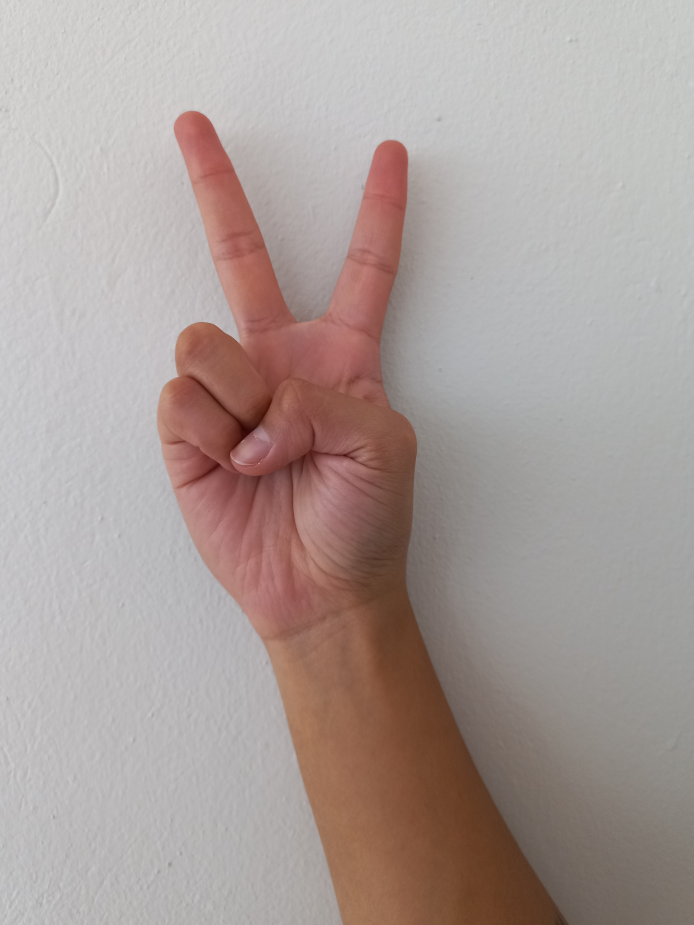
#> input picture Images/V_2.jpg, 3468 x 4624 px, found by its file name (shown at 1/5 size)
$ python code_1_Hu.py
#> lines starting #> are read from the running program, lines starting #| are printed output that depends on the picture; after the words box and inside, x2 and y2 are one past the last pixel; in counts of white or black regions, pixels touching at a corner belong together
# Librerias
import cv2 as cv
import numpy as np
from skimage import io
from skimage import filters

from math import copysign, log10

# Pre-procesamiento de imagen
def algoritmo_region_bordes(imagen):
    # Eliminación de ruido - Preprocesamiento (2)
    im_ruido = cv.pyrMeanShiftFiltering(imagen,sp=30,sr=50)
    tamanio_imagen('Imagen sin ruido')
    cv.imshow('Imagen sin ruido', im_ruido)

    # Escala de grises - Preprocesamiento (3)
    im_gris = cv.cvtColor(im_ruido, cv.COLOR_BGR2GRAY)

    # Binarización | Binarización de Otsu - Segmentación (4)
    ret, im_binaria = cv.threshold(im_gris, 0, 255, cv.THRESH_BINARY | cv.THRESH_OTSU)

    # Detección de bordes - Segmentación (5)
    img_filtro1 = filters.sobel(im_binaria)

    # Operaciones morfologicas - Segmentación (6)
    kernel = cv.getStructuringElement(cv.MORPH_RECT, (3, 3))
    apertura = cv.morphologyEx(im_binaria, cv.MORPH_OPEN, kernel=kernel, iterations=2)
    dilatacion = cv.dilate(apertura, kernel, iterations=3)

   # Umbralización - Segmentación (7)
    th, im_umbral = cv.threshold(apertura, 80, 150, cv.THRESH_BINARY_INV)

    # Copia de la imagen umbralizada - Segmentación (8)
    im_umbral_copia = im_umbral.copy()

    # Mascara para rellenar con 2 pixeles mayores a la imagen - Segmentación (9)  [Relleno]
    a, l = im_umbral.shape[:2]
    mascara = np.zeros((a+2, l+2), np.uint8)

    # Rellenando desde el punto (0, 0) al 255
    cv.floodFill(im_umbral_copia, mascara, (0,0), 255);

    # Invertido del relleno de la imagen - Segmentación (10) [Relleno invertido]
    im_seg_inv = cv.bitwise_not(im_umbral_copia)

    # Combinación de imagenes para obtener imagen rellenada - Segmentación (11)
    im_combinada = im_umbral | im_seg_inv
    # Binarización de otsu - Segmentación (12)
    ret, im_binaria2 = cv.threshold(im_combinada, 0, 255, cv.THRESH_BINARY | cv.THRESH_OTSU)
    tamanio_imagen('Imagen binaria rellena')
    cv.imshow('Imagen binaria rellena', im_binaria2) #--- se usará para momentos ---
    momentos(im_binaria2)

    # Etiquetado - Técnicas y funciones de python (13)
    distancia = cv.distanceTransform(im_binaria2, cv.DIST_L2, 3)
    distancia_salida = cv.normalize(distancia, 0, 1.0, cv.NORM_MINMAX)
    ret, superficie = cv.threshold(distancia_salida, distancia_salida.max() * 0.3, 255, cv.THRESH_BINARY)

    # Marcadores de superficie a 8 bits - Técnicas y funciones de python (14)
    superficie_8 = np.uint8(superficie)
    superficie_desconocida = cv.subtract(dilatacion, superficie_8)      #dilatacion
    # Etiquetado
    ret, etiquetado = cv.connectedComponents(superficie_8)
    print("Total de regiones:",ret)

    # Agregamos 1
    etiquetado = etiquetado + 1
    # Región desconocida como 0
    etiquetado[superficie_desconocida == 255] = 0

    etiquetado = cv.watershed(imagen, markers=etiquetado)
    imagen[etiquetado == -1] = [0, 0, 255]
    #Fin etiquetado

    #Proceso de realzado de contorno - Técnicas y funciones de python (15)
    contorno,ret = cv.findContours(im_binaria2, cv.RETR_TREE, cv.CHAIN_APPROX_SIMPLE)
    #Dibuja el contorno color lila
    cv.drawContours (imagen, contorno, -1,(128, 0, 128),3)

#Momentos de Hu (2.1)
def momentos(imagen):
    mostrarMomentos = True
    moments = cv.moments(imagen)
    huMoments = cv.HuMoments(moments)

    for i in range(0,7):
        if mostrarMomentos:
            print("{:.3f}".format(-1*copysign(1.0,\
                    huMoments[i])*log10(abs(huMoments[i]))),\
                    end='\n')
        else:
            print("{:.5f}".format(huMoments[i]),end=' ')


# Tamaño de imagen
def tamanio_imagen(nombre_imagen):
    cv.namedWindow(nombre_imagen, cv.WINDOW_NORMAL)
    cv.resizeWindow(nombre_imagen, 500, 550)

# Adquisición de imagen (1)
imagen = cv.imread('Images/KBImages/V_2.jpg')
#> imagen is the input picture: shape (4624, 3468, 3); mean B, G, R 154.3, 158.1, 170.8
tamanio_imagen('Imagen original')
cv.imshow('Imagen original', imagen)
# Procesamiento de imagen
algoritmo_region_bordes(imagen)
#> in algoritmo_region_bordes, `ret, im_binaria = cv.threshold(im_gris, 0, 255, cv.THRESH_BINARY | cv...`:
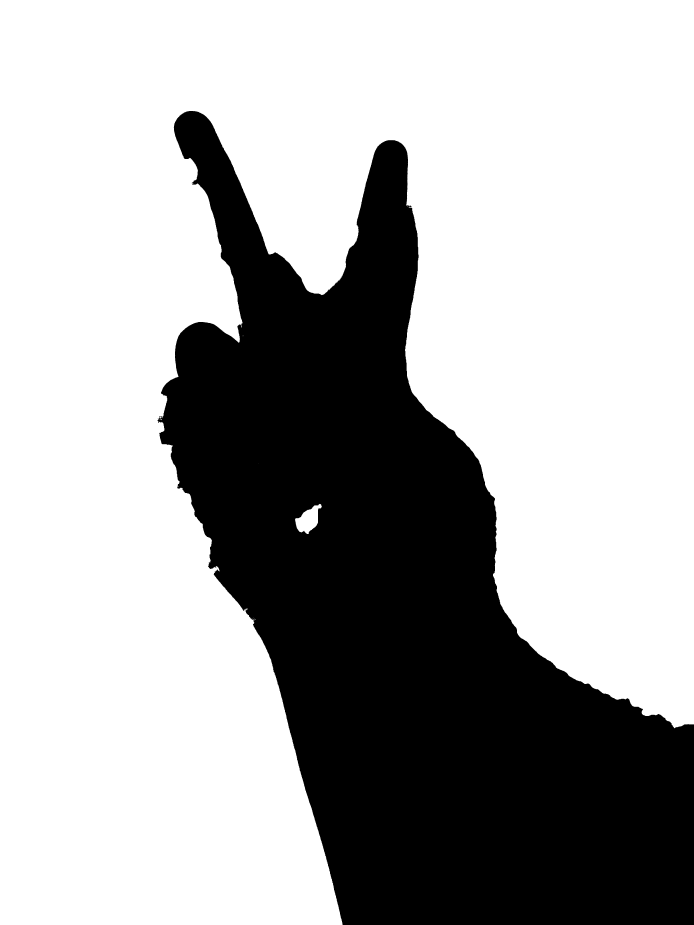
#> im_binaria: shape (4624, 3468) (shown at 1/5 size); 67.4% white; 26 black regions (25 under 20 px), largest, box (x1, y1, x2, y2) and area: (788, 555, 3468, 4624) 5233224
#> in algoritmo_region_bordes, `ret, im_binaria = cv.threshold(im_gris, 0, 255, cv.THRESH_BINARY | cv...`: ret = 148
#> in algoritmo_region_bordes, `apertura = cv.morphologyEx(im_binaria, cv.MORPH_OPEN, kernel=kernel, i..`: apertura: shape (4624, 3468); 67.4% white; 1 black region, box (x1, y1, x2, y2) and area: (788, 555, 3468, 4624) 5234100
#> in algoritmo_region_bordes, `dilatacion = cv.dilate(apertura, kernel, iterations=3)`: dilatacion: shape (4624, 3468); 67.6% white; 1 black region, box (x1, y1, x2, y2) and area: (793, 558, 3468, 4624) 5190201
#> in algoritmo_region_bordes, `cv.floodFill(im_umbral_copia, mascara, (0,0), 255);`:
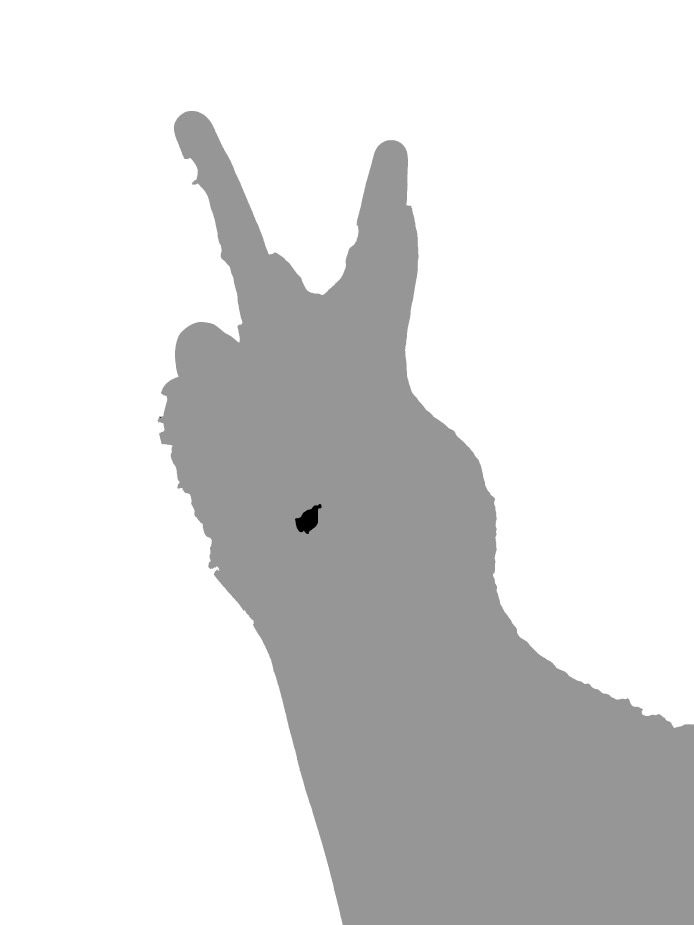
#> im_umbral_copia: shape (4624, 3468) (shown at 1/5 size); min 0, max 255, mean 220.6
#> in algoritmo_region_bordes, `im_seg_inv = cv.bitwise_not(im_umbral_copia)`:
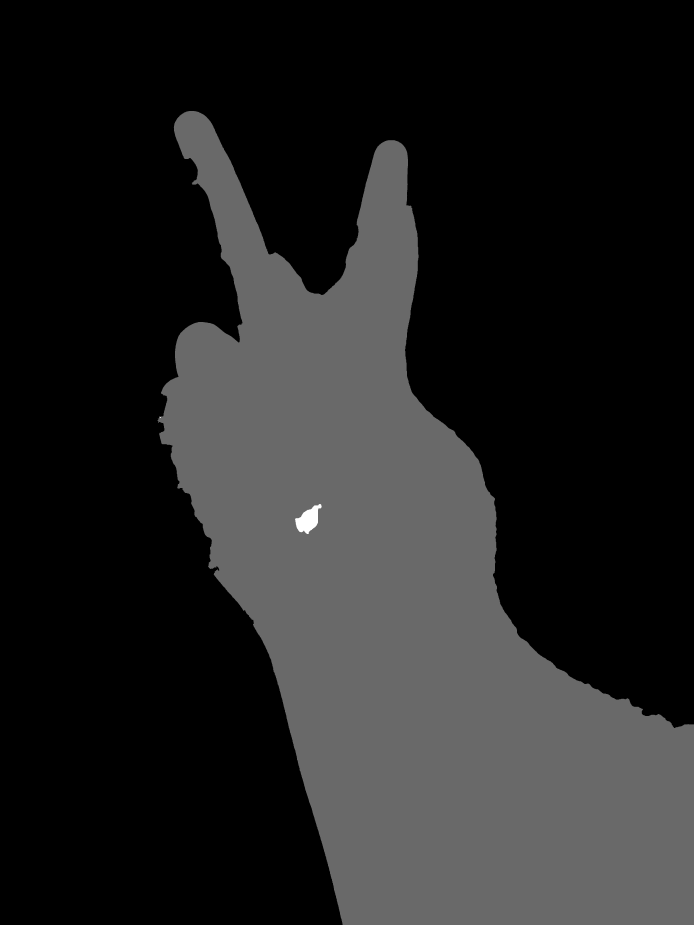
#> im_seg_inv: shape (4624, 3468) (shown at 1/5 size); min 0, max 255, mean 34.4
#> in algoritmo_region_bordes, `im_combinada = im_umbral | im_seg_inv`: im_combinada: shape (4624, 3468); 32.7% white; 1 white region, box (x1, y1, x2, y2) and area: (788, 555, 3468, 4624) 5244889
#> in algoritmo_region_bordes, `ret, im_binaria2 = cv.threshold(im_combinada, 0, 255, cv.THRESH_BINARY..`: ret = 0
#> in momentos, `moments = cv.moments(imagen)`: moments = moments, m00 1.34e+09, centre m10/m00, m01/m00 = (2024.9, 3034.2)
#> in momentos, `huMoments = cv.HuMoments(moments)`: huMoments = [0.00108, 6.25e-07, 1.48e-10, 3.65e-11, 1.89e-21, 1.23e-14, -1.91e-21]
#> the loop in momentos, `for i in range(0,7):` made 7 passes
#| 2.966
#| 6.204
#| 9.830
#| 10.437
#| 20.723
#| 13.910
#| -20.720
#> in algoritmo_region_bordes, `distancia = cv.distanceTransform(im_binaria2, cv.DIST_L2, 3)`:
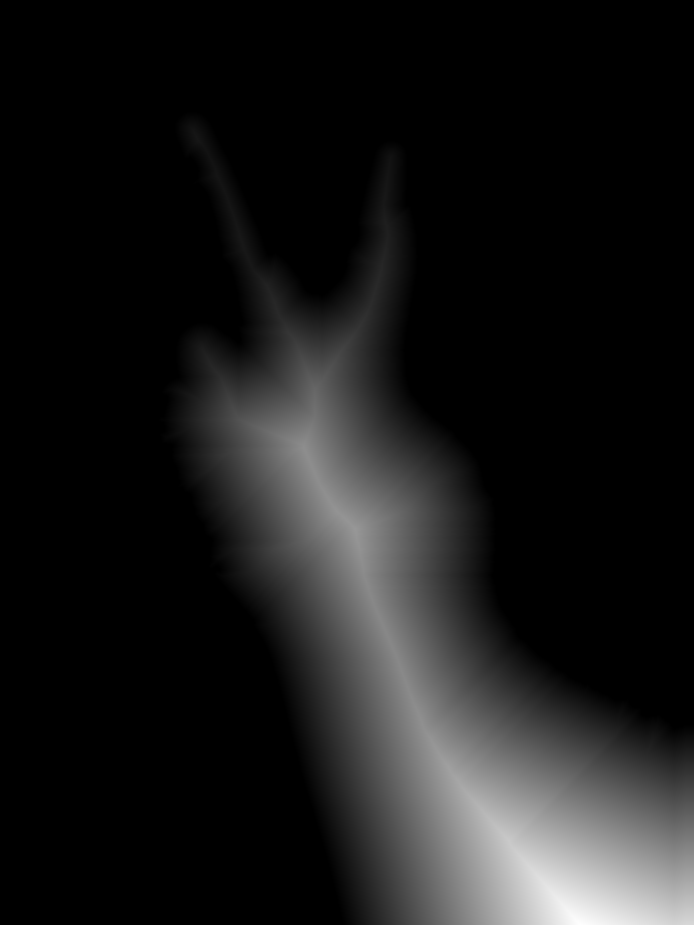
#> distancia: shape (4624, 3468) float32 (shown at 1/5 size); min 0, max 1132.6, mean 113.1; drawn with min black and max white
#> in algoritmo_region_bordes, `ret, superficie = cv.threshold(distancia_salida, distancia_salida.max(..`:
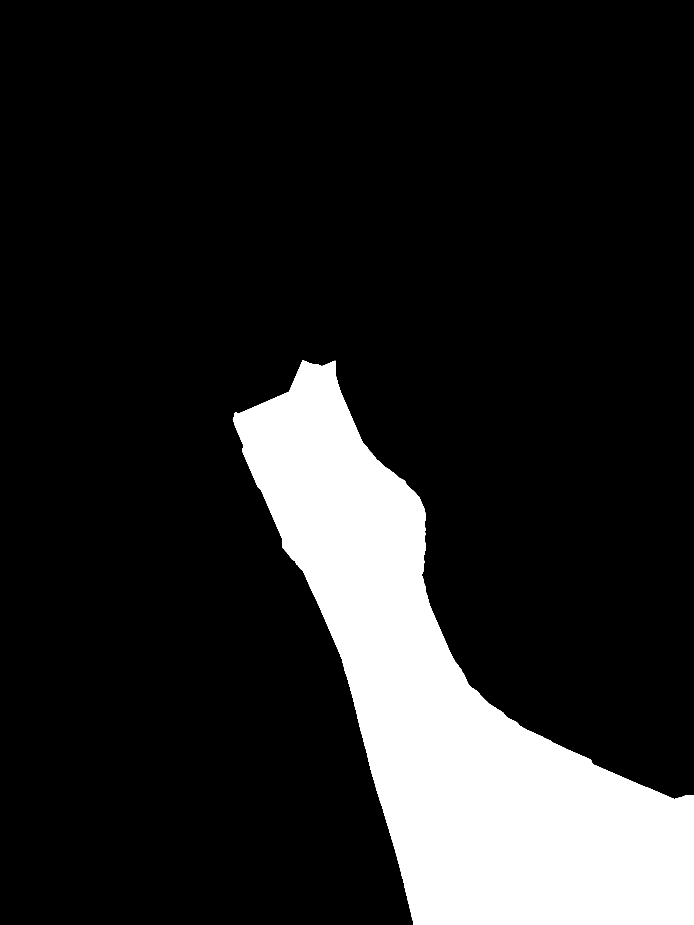
#> superficie: shape (4624, 3468) float32 (shown at 1/5 size); 15.1% white; 1 white region, box (x1, y1, x2, y2) and area: (1164, 1801, 3468, 4624) 2424180
#> in algoritmo_region_bordes, `ret, superficie = cv.threshold(distancia_salida, distancia_salida.max(..`: ret = 0.000347
#> in algoritmo_region_bordes, `superficie_desconocida = cv.subtract(dilatacion, superficie_8)`: superficie_desconocida: shape (4624, 3468); 67.6% white; 1 black region, box (x1, y1, x2, y2) and area: (793, 558, 3468, 4624) 5202743
#> in algoritmo_region_bordes, `ret, etiquetado = cv.connectedComponents(superficie_8)`: ret = 2
#| Total de regiones: 2
#> in algoritmo_region_bordes, `etiquetado = etiquetado + 1`: etiquetado: shape (4624, 3468) int32; values 1 (black) and 2 (white), 15.1% white; 1 white region
#> in algoritmo_region_bordes, `etiquetado[superficie_desconocida == 255] = 0`:
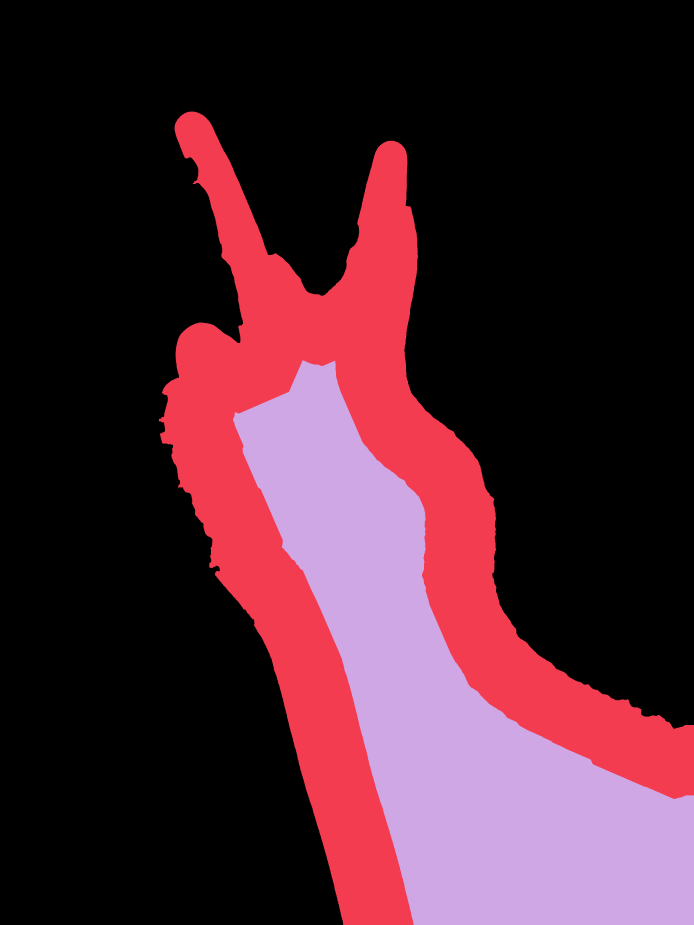
#> etiquetado: shape (4624, 3468) int32 (shown at 1/5 size); 3 distinct labels, from 0 to 2; one colour per label, 0 black
#> in algoritmo_region_bordes, `etiquetado = cv.watershed(imagen, markers=etiquetado)`:
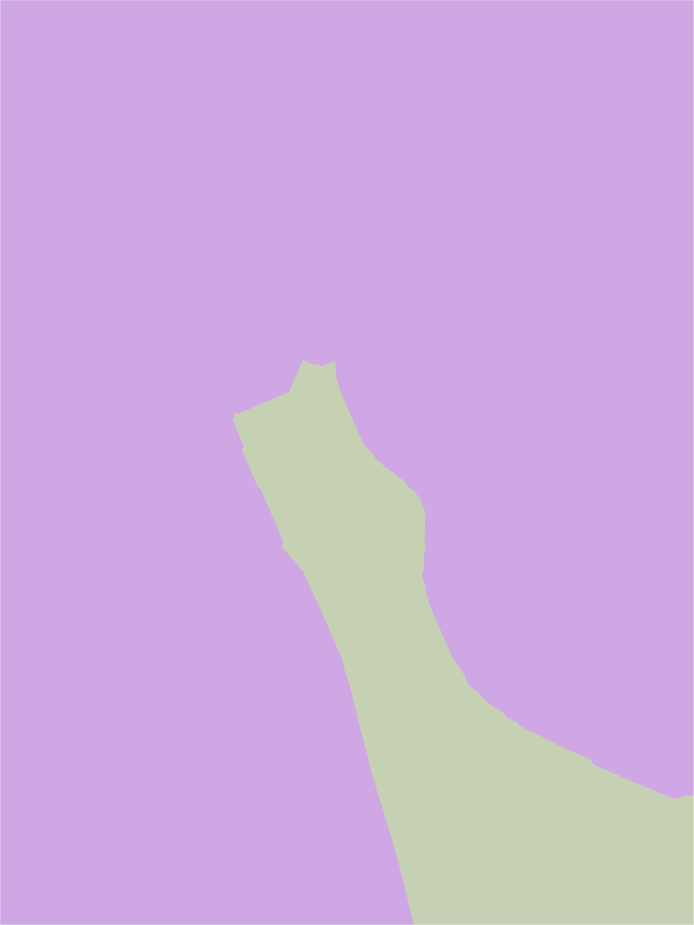
#> etiquetado: shape (4624, 3468) int32 (shown at 1/5 size); 3 distinct labels, from -1 to 2; one colour per label, 0 black, -1 white
#> in algoritmo_region_bordes, `contorno,ret = cv.findContours(im_binaria2, cv.RETR_TREE, cv.CHAIN_APP..`: contorno = 1 contour; box (x1, y1, x2, y2) and area: (788, 555, 3468, 4624) 5238284; ret = [[-1, -1, -1, -1]]
cv.waitKey(0)
cv.destroyAllWindows()
